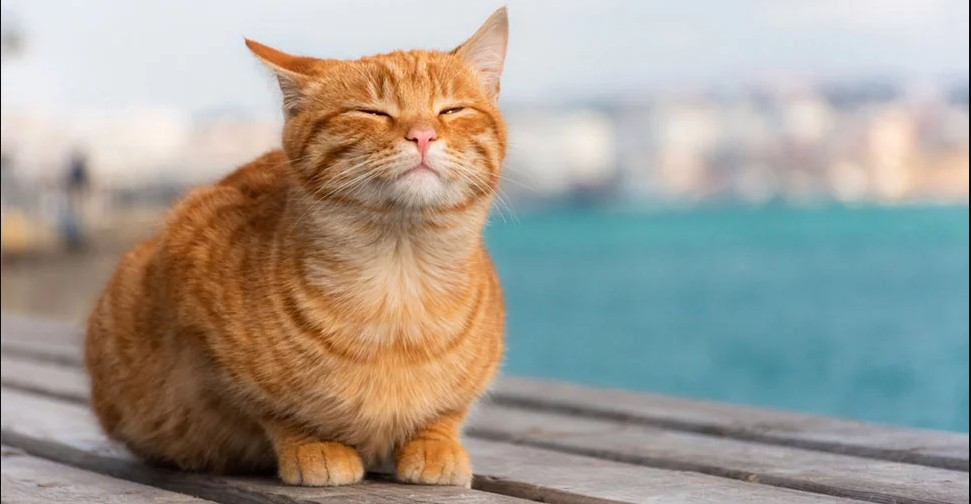
#> input picture gato.jpg, 971 x 504 px
$ python contraste.py
#> lines starting #> are read from the running program, lines starting #| are printed output that depends on the picture
from matplotlib import pyplot as plt
import numpy as np
import cv2

imagem = cv2.imread("gato.jpg")
#> imagem is the input picture: shape (504, 971, 3); mean B, G, R 148.3, 157.8, 162.5
imagem = cv2.cvtColor(imagem, cv2.COLOR_BGR2GRAY)
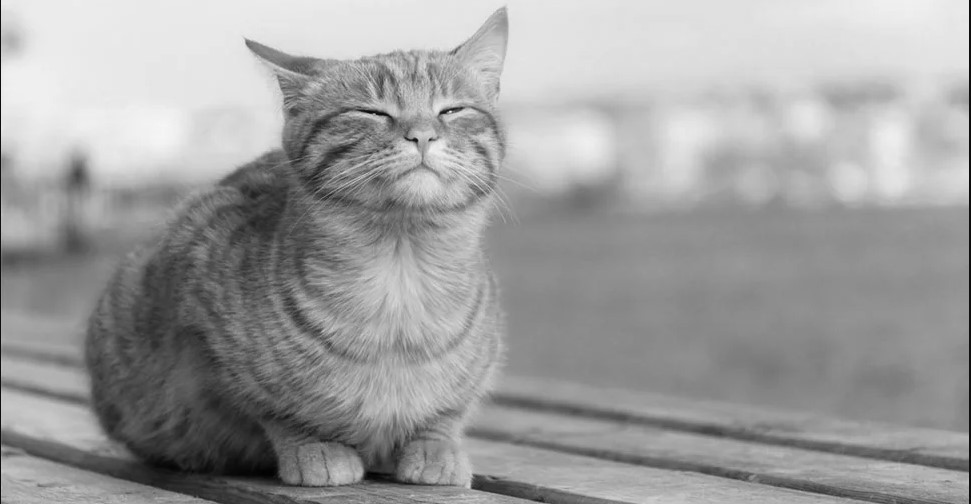
#> imagem: shape (504, 971); min 1, max 246, mean 158.2
contraste = cv2.equalizeHist(imagem)
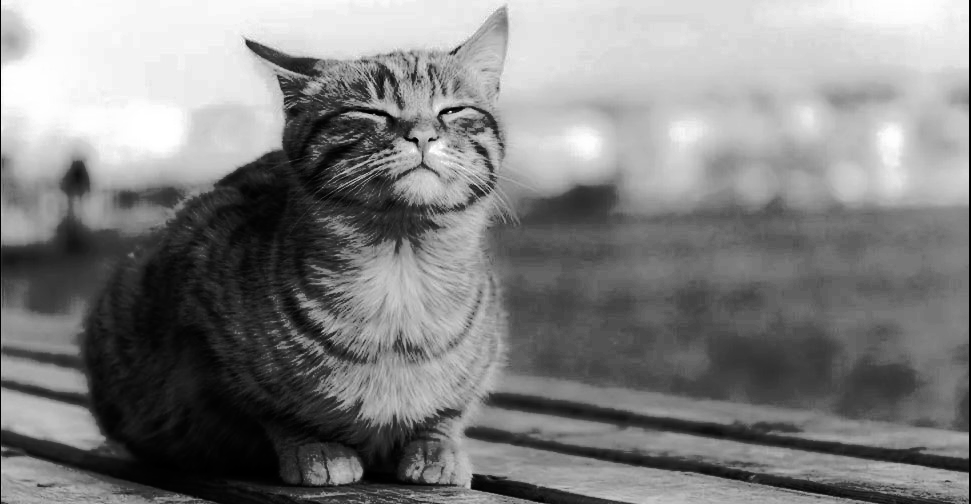
#> contraste: shape (504, 971); min 0, max 255, mean 128.5

cv2.imshow("Imagem Equalizada", contraste)
plt.figure()
plt.title("Histograma Equalizado")
plt.xlabel("Intensidade")
plt.ylabel("Qtde de Pixels")
plt.hist(contraste.ravel(), 256, [0,256])
plt.xlim([0,256])
plt.show()
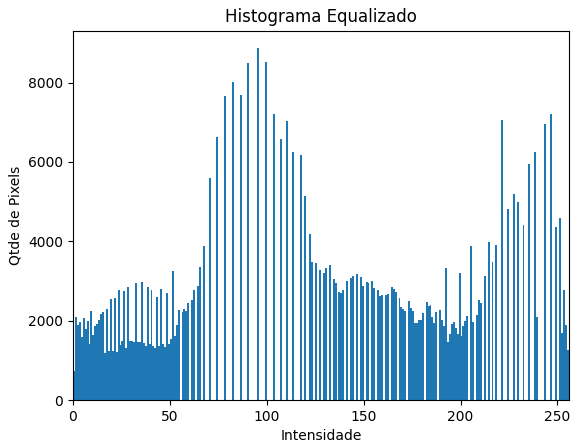
#> figure drawn by matplotlib, 1 panel; tallest bar 8866 high, from x = 95 to 96


cv2.imshow("Imagem Original", imagem)
plt.figure()
plt.title("Histograma Original")
plt.xlabel("Intensidade")
plt.ylabel("Qtde de Pixels")
plt.hist(imagem.ravel(), 256, [0,256])
plt.xlim([0,256])
plt.show()
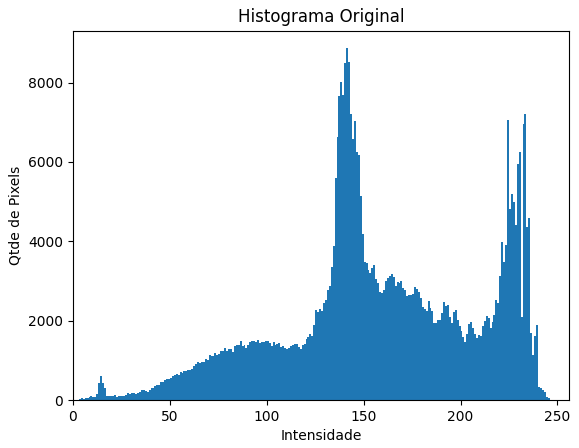
#> figure drawn by matplotlib, 1 panel; tallest bar 8866 high, from x = 141 to 142

$ run again, with pessoa_sorrindo.jpg copied over gato.jpg
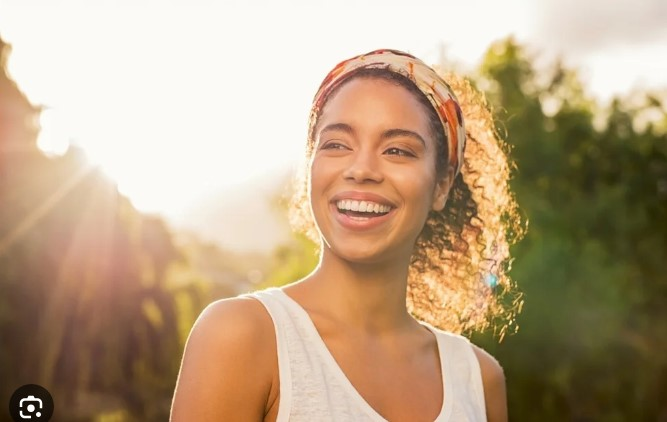
#> input picture pessoa_sorrindo.jpg, 667 x 422 px
#> imagem is the input picture: shape (422, 667, 3); mean B, G, R 132.3, 161.9, 185.8
#> imagem: shape (422, 667)
#> `contraste = cv2.equalizeHist(imagem)`:
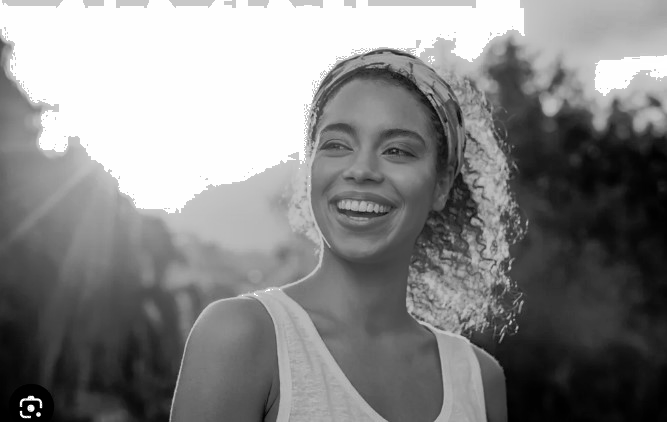
#> contraste: shape (422, 667); min 0, max 255, mean 133.7
#> `plt.show()`:
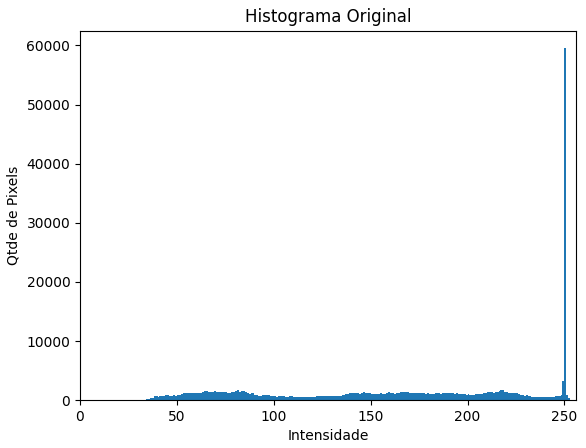
#> figure drawn by matplotlib, 1 panel; tallest bar 59522 high, from x = 250 to 251
